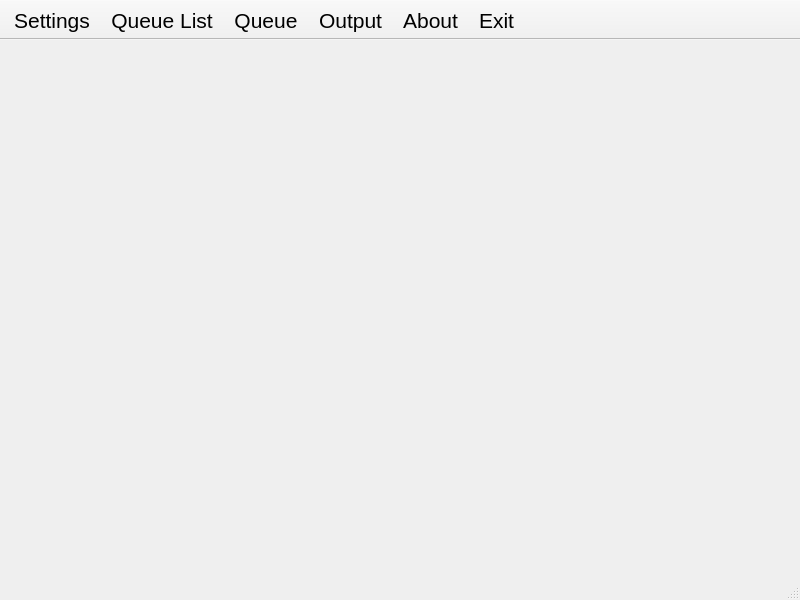
<?xml version="1.0" encoding="UTF-8"?>
<ui version="4.0">
 <class>MainWindow</class>
 <widget class="QMainWindow" name="MainWindow">
  <property name="geometry">
   <rect>
    <x>0</x>
    <y>0</y>
    <width>800</width>
    <height>600</height>
   </rect>
  </property>
  <property name="font">
   <font>
    <pointsize>16</pointsize>
   </font>
  </property>
  <property name="windowTitle">
   <string>MainWindow</string>
  </property>
  <widget class="QWidget" name="centralwidget"/>
  <widget class="QToolBar" name="toolBar">
   <property name="windowTitle">
    <string>toolBar</string>
   </property>
   <property name="movable">
    <bool>false</bool>
   </property>
   <property name="floatable">
    <bool>false</bool>
   </property>
   <attribute name="toolBarArea">
    <enum>TopToolBarArea</enum>
   </attribute>
   <attribute name="toolBarBreak">
    <bool>false</bool>
   </attribute>
   <addaction name="settings"/>
   <addaction name="queueList"/>
   <addaction name="queue"/>
   <addaction name="output"/>
   <addaction name="about"/>
   <addaction name="exit"/>
  </widget>
  <widget class="QStatusBar" name="statusBar"/>
  <action name="settings">
   <property name="text">
    <string>Settings</string>
   </property>
   <property name="toolTip">
    <string>Settings</string>
   </property>
   <property name="font">
    <font>
     <pointsize>16</pointsize>
    </font>
   </property>
   <property name="menuRole">
    <enum>QAction::MenuRole::NoRole</enum>
   </property>
  </action>
  <action name="queueList">
   <property name="text">
    <string>Queue List</string>
   </property>
   <property name="toolTip">
    <string>Queue List</string>
   </property>
   <property name="font">
    <font>
     <pointsize>16</pointsize>
    </font>
   </property>
   <property name="menuRole">
    <enum>QAction::MenuRole::NoRole</enum>
   </property>
  </action>
  <action name="queue">
   <property name="text">
    <string>Queue</string>
   </property>
   <property name="toolTip">
    <string>Queue</string>
   </property>
   <property name="font">
    <font>
     <pointsize>16</pointsize>
    </font>
   </property>
   <property name="menuRole">
    <enum>QAction::MenuRole::NoRole</enum>
   </property>
  </action>
  <action name="output">
   <property name="text">
    <string>Output</string>
   </property>
   <property name="font">
    <font>
     <pointsize>16</pointsize>
    </font>
   </property>
   <property name="menuRole">
    <enum>QAction::MenuRole::NoRole</enum>
   </property>
  </action>
  <action name="about">
   <property name="text">
    <string>About</string>
   </property>
   <property name="font">
    <font>
     <pointsize>16</pointsize>
    </font>
   </property>
   <property name="menuRole">
    <enum>QAction::MenuRole::NoRole</enum>
   </property>
  </action>
  <action name="exit">
   <property name="text">
    <string>Exit</string>
   </property>
   <property name="font">
    <font>
     <pointsize>16</pointsize>
    </font>
   </property>
   <property name="menuRole">
    <enum>QAction::MenuRole::NoRole</enum>
   </property>
  </action>
 </widget>
 <resources/>
 <connections/>
</ui>
